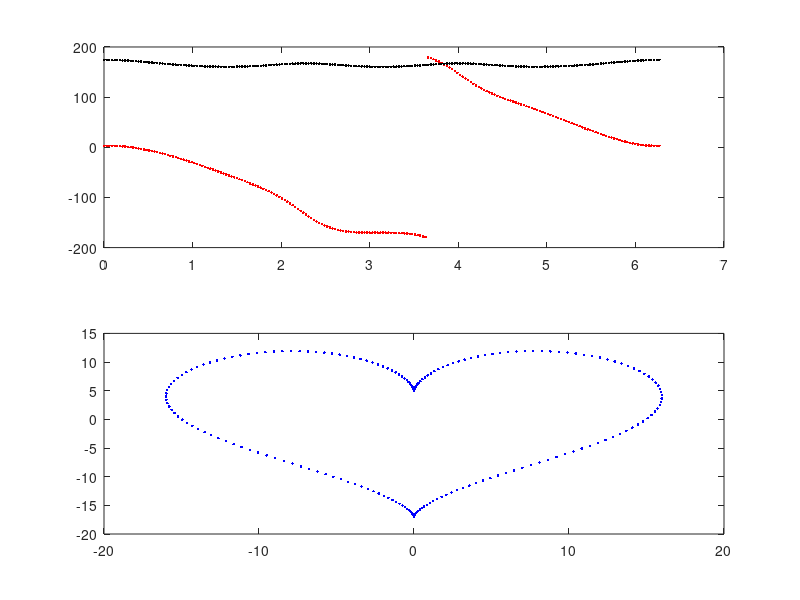

This figure's MATLAB source:
xa= 60; ya=30; xb=30; yb=60;
l1=50;l2=50;
for t=0:0.03:2*pi
    X = 16*(sin(t))^3
    Y = 13*cos(t)-5*cos(2*t)-2*cos(3*t)- cos(4*t)
    
   
    
    c2 = (X^2 + Y^2 -l1^2 - l2^2)/(2*l1*l2)
    s2 = sqrt(abs(1-c2^2))
    t2 = atan2(s2,c2)
    t22 = t2*180/pi
    
    c1 = X*(l1+l2*c2) + Y*(l2*s2);
    s1 = Y*(l1+l2*c2) - X*(l2*s2);
    t1 = atan2(s1,c1);
    t11 = t1*180/pi
    
    Px = l1*cos(t1) + l2*cos(t1+t2);
    Py = l1*sin(t1) + l2*sin(t1+t2);
   
    
   subplot(2,1,1)
    plot(t,t11,'r.',t,t22,'k.')
    
   
    hold on
    subplot(2,1,2)
    plot(Px,Py,'b.')
    hold on
    
end
